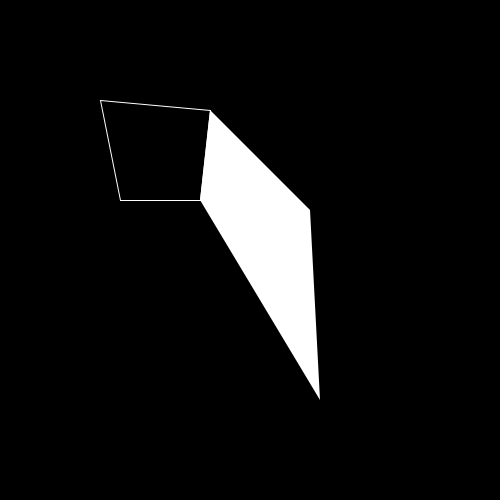
Frame 1 (no input)
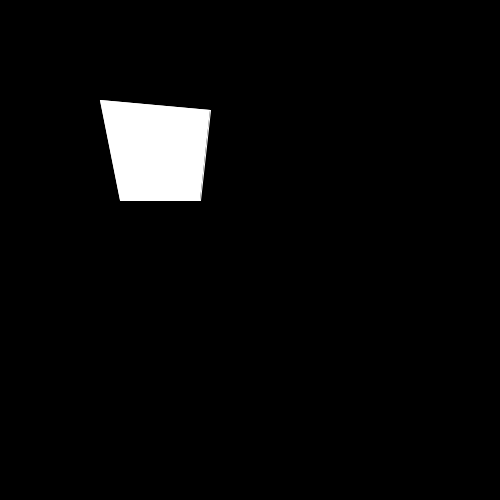
Frame 60 (the mouse pressed at the canvas centre just before this capture)
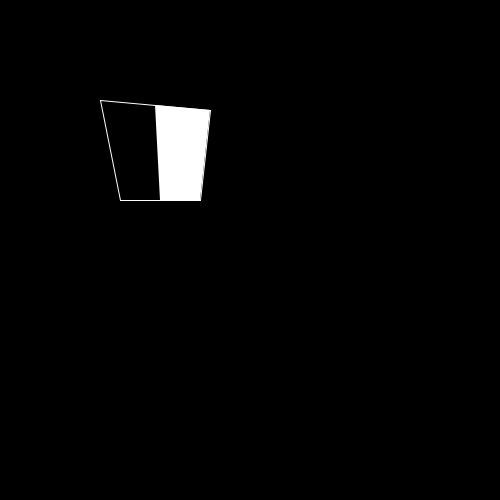
Frame 120 (the mouse held since frame 60 and released just before this capture)

The Processing sketch that drew these frames (run headless with seeded random() and noise(); from frame 60 on, the mouse is pressed at the canvas centre):

// Processing sketch: polygonFill
// ── polygonFill.pde


float[][] coordinates = new float [4][2];
float[][] fCoordinates = new float [4][2];

void setup() {
  size(500, 500);


  coordinates[0][0] = 100;
  coordinates[0][1] = 100;

  coordinates[1][0] = 120;
  coordinates[1][1] = 200;

  coordinates[2][0] = 200;
  coordinates[2][1] = 200;

  coordinates[3][0] = 210;
  coordinates[3][1] = 110;
}

void draw() {
  background(0);

  noFill();
  stroke(255);
  beginShape();
  for ( int i = 0; i < 4; i++) {
    vertex(coordinates[i][0], coordinates[i][1]);
  }
  endShape(CLOSE);


  calcFillCoords("RIGHT", map(mouseY, height, 0, 0, 100));
  fill(255);
  noStroke();
  beginShape();
  for ( int i = 0; i < 4; i++) {
    vertex(fCoordinates[i][0], fCoordinates[i][1]);
  }
  endShape(CLOSE);
}

void calcFillCoords(String type, float percent) {
  int swaps[] = new int[4];
  float steps[] = new float[4];
  if (type.equals("BOTTOM") ) {
    swaps[0] = 0;
    swaps[1] = 1;
    swaps[2] = 2;
    swaps[3] = 3;
  } else if ( type.equals("TOP") ) {
    swaps[0] = 1;
    swaps[1] = 0;
    swaps[2] = 3;
    swaps[3] = 2;
  } else if ( type.equals("LEFT") ) {
    swaps[0] = 3;
    swaps[1] = 0;
    swaps[2] = 1;
    swaps[3] = 2;
  } else if ( type.equals("RIGHT") ) {
    swaps[0] = 1;
    swaps[1] = 2;
    swaps[2] = 3;
    swaps[3] = 0;
  }

  steps[0] = fCoordinates[swaps[1]][0] - coordinates[swaps[0]][0];
  steps[1] = fCoordinates[swaps[1]][1] - coordinates[swaps[0]][1];

  steps[2] = fCoordinates[swaps[2]][0] - coordinates[swaps[3]][0];
  steps[3] = fCoordinates[swaps[2]][1] - coordinates[swaps[3]][1];

  fCoordinates[swaps[0]][0] = coordinates[swaps[1]][0] - steps[0]/100*percent;
  fCoordinates[swaps[0]][1] = coordinates[swaps[1]][1] - steps[1]/100*percent;

  fCoordinates[swaps[1]][0] =  coordinates[swaps[1]][0] ;
  fCoordinates[swaps[1]][1] =  coordinates[swaps[1]][1] ;

  fCoordinates[swaps[2]][0] =  coordinates[swaps[2]][0] ;
  fCoordinates[swaps[2]][1] =  coordinates[swaps[2]][1] ;

  fCoordinates[swaps[3]][0] = coordinates[swaps[2]][0] - steps[2]/100*percent;
  fCoordinates[swaps[3]][1] = coordinates[swaps[2]][1] - steps[3]/100*percent;
}




/*
float[][] coordinates = new float [4][2];
 
 float[] pCoords = new float[2];
 void setup() {
 size(500, 500);
 
 
 coordinates[0][0] = 100;
 coordinates[0][1] = 100;
 
 coordinates[1][0] = 100;
 coordinates[1][1] = 200;
 
 coordinates[2][0] = 200;
 coordinates[2][1] = 200;
 
 coordinates[3][0] = 200;
 coordinates[3][1] = 100;
 }
 
 
 
 
 
 
 
 void draw() {
 background(0);
 
 calcPCoords(map(mouseY,height,0,0,100f));
 
 noFill();
 stroke(255);
 beginShape();
 for ( int i = 0; i < 4; i++) {
 vertex(coordinates[i][0], coordinates[i][1]);
 }
 endShape(CLOSE);
 
 fill(255, 100);
 noStroke();
 beginShape();
 vertex(coordinates[0][0], pCoords[0]);
 vertex(coordinates[1][0], coordinates[1][1]);
 vertex(coordinates[2][0], coordinates[2][1]);
 vertex(coordinates[3][0], pCoords[0]);
 
 endShape(CLOSE);
 }
 
 void calcPCoords(float percent) {
 float steps = coordinates[2][0] - coordinates[0][0];
 
 pCoords[0] = coordinates[2][0]- steps/100*percent;
 }
 
 
 //CASES BOTTOM - TOP - LEFT - RIGHT
 
 
 
 
 */
